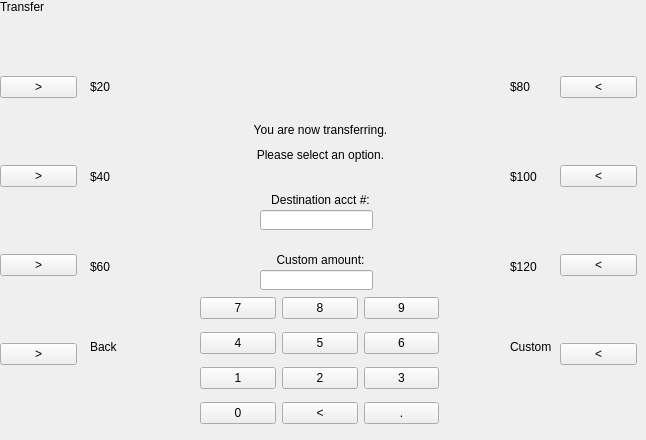
    <widget class="QWidget" name="transfer">
     <widget class="QWidget" name="verticalLayoutWidget_7">
      <property name="geometry">
       <rect>
        <x>560</x>
        <y>15</y>
        <width>77</width>
        <height>411</height>
       </rect>
      </property>
      <layout class="QVBoxLayout" name="verticalLayout_11">
       <item>
        <widget class="QPushButton" name="pushButton_R1_t">
         <property name="text">
          <string>&lt;</string>
         </property>
        </widget>
       </item>
       <item>
        <widget class="QPushButton" name="pushButton_R2_t">
         <property name="text">
          <string>&lt;</string>
         </property>
        </widget>
       </item>
       <item>
        <widget class="QPushButton" name="pushButton_R3_t">
         <property name="text">
          <string>&lt;</string>
         </property>
        </widget>
       </item>
       <item>
        <widget class="QPushButton" name="pushButton_R4_t">
         <property name="text">
          <string>&lt;</string>
         </property>
        </widget>
       </item>
      </layout>
     </widget>
     <widget class="QWidget" name="verticalLayoutWidget_8">
      <property name="geometry">
       <rect>
        <x>0</x>
        <y>15</y>
        <width>77</width>
        <height>411</height>
       </rect>
      </property>
      <layout class="QVBoxLayout" name="verticalLayout_12">
       <item>
        <widget class="QPushButton" name="pushButton_L1_t">
         <property name="text">
          <string>&gt;</string>
         </property>
        </widget>
       </item>
       <item>
        <widget class="QPushButton" name="pushButton_L2_t">
         <property name="text">
          <string>&gt;</string>
         </property>
        </widget>
       </item>
       <item>
        <widget class="QPushButton" name="pushButton_L3_t">
         <property name="text">
          <string>&gt;</string>
         </property>
        </widget>
       </item>
       <item>
        <widget class="QPushButton" name="pushButton_L4_t">
         <property name="text">
          <string>&gt;</string>
         </property>
        </widget>
       </item>
      </layout>
     </widget>
     <widget class="QLabel" name="label_L4_t">
      <property name="geometry">
       <rect>
        <x>90</x>
        <y>340</y>
        <width>46</width>
        <height>13</height>
       </rect>
      </property>
      <property name="text">
       <string>Back</string>
      </property>
     </widget>
     <widget class="QLabel" name="label_R3_t">
      <property name="geometry">
       <rect>
        <x>510</x>
        <y>260</y>
        <width>46</width>
        <height>13</height>
       </rect>
      </property>
      <property name="text">
       <string>$120</string>
      </property>
     </widget>
     <widget class="QLabel" name="pageLabel_t">
      <property name="geometry">
       <rect>
        <x>0</x>
        <y>0</y>
        <width>46</width>
        <height>13</height>
       </rect>
      </property>
      <property name="text">
       <string>Transfer</string>
      </property>
     </widget>
     <widget class="QLabel" name="label_bottom_t">
      <property name="geometry">
       <rect>
        <x>90</x>
        <y>145</y>
        <width>461</width>
        <height>20</height>
       </rect>
      </property>
      <property name="text">
       <string>Please select an option.</string>
      </property>
      <property name="alignment">
       <set>Qt::AlignCenter</set>
      </property>
     </widget>
     <widget class="QLabel" name="label_L2_t">
      <property name="geometry">
       <rect>
        <x>90</x>
        <y>170</y>
        <width>46</width>
        <height>13</height>
       </rect>
      </property>
      <property name="text">
       <string>$40</string>
      </property>
     </widget>
     <widget class="QLabel" name="label_top_t">
      <property name="geometry">
       <rect>
        <x>90</x>
        <y>120</y>
        <width>461</width>
        <height>20</height>
       </rect>
      </property>
      <property name="text">
       <string>You are now transferring.</string>
      </property>
      <property name="alignment">
       <set>Qt::AlignCenter</set>
      </property>
     </widget>
     <widget class="QLabel" name="label_R4_t">
      <property name="geometry">
       <rect>
        <x>510</x>
        <y>340</y>
        <width>46</width>
        <height>13</height>
       </rect>
      </property>
      <property name="text">
       <string>Custom</string>
      </property>
     </widget>
     <widget class="QLabel" name="label_R2_t">
      <property name="geometry">
       <rect>
        <x>510</x>
        <y>170</y>
        <width>46</width>
        <height>13</height>
       </rect>
      </property>
      <property name="text">
       <string>$100</string>
      </property>
     </widget>
     <widget class="QLabel" name="label_L3_t">
      <property name="geometry">
       <rect>
        <x>90</x>
        <y>260</y>
        <width>46</width>
        <height>13</height>
       </rect>
      </property>
      <property name="text">
       <string>$60</string>
      </property>
     </widget>
     <widget class="QLabel" name="label_L1_t">
      <property name="geometry">
       <rect>
        <x>90</x>
        <y>80</y>
        <width>46</width>
        <height>13</height>
       </rect>
      </property>
      <property name="text">
       <string>$20</string>
      </property>
     </widget>
     <widget class="QLabel" name="label_R1_t">
      <property name="geometry">
       <rect>
        <x>510</x>
        <y>80</y>
        <width>46</width>
        <height>13</height>
       </rect>
      </property>
      <property name="text">
       <string>$80</string>
      </property>
     </widget>
     <widget class="QLabel" name="inputNotice_t">
      <property name="geometry">
       <rect>
        <x>90</x>
        <y>250</y>
        <width>461</width>
        <height>20</height>
       </rect>
      </property>
      <property name="text">
       <string>Custom amount:</string>
      </property>
      <property name="alignment">
       <set>Qt::AlignCenter</set>
      </property>
     </widget>
     <widget class="QLineEdit" name="inputLine_t">
      <property name="geometry">
       <rect>
        <x>260</x>
        <y>270</y>
        <width>113</width>
        <height>20</height>
       </rect>
      </property>
      <property name="text">
       <string/>
      </property>
      <property name="readOnly">
       <bool>true</bool>
      </property>
     </widget>
     <widget class="QWidget" name="gridLayoutWidget_4">
      <property name="geometry">
       <rect>
        <x>200</x>
        <y>290</y>
        <width>239</width>
        <height>141</height>
       </rect>
      </property>
      <layout class="QGridLayout" name="keypadLayout_t">
       <item row="1" column="2">
        <widget class="QPushButton" name="pushButton_six_t">
         <property name="text">
          <string>6</string>
         </property>
        </widget>
       </item>
       <item row="1" column="1">
        <widget class="QPushButton" name="pushButton_five_t">
         <property name="text">
          <string>5</string>
         </property>
        </widget>
       </item>
       <item row="2" column="1">
        <widget class="QPushButton" name="pushButton_two_t">
         <property name="text">
          <string>2</string>
         </property>
        </widget>
       </item>
       <item row="1" column="0">
        <widget class="QPushButton" name="pushButton_four_t">
         <property name="text">
          <string>4</string>
         </property>
        </widget>
       </item>
       <item row="0" column="2">
        <widget class="QPushButton" name="pushButton_nine_t">
         <property name="text">
          <string>9</string>
         </property>
        </widget>
       </item>
       <item row="0" column="0">
        <widget class="QPushButton" name="pushButton_seven_t">
         <property name="text">
          <string>7</string>
         </property>
        </widget>
       </item>
       <item row="0" column="1">
        <widget class="QPushButton" name="pushButton_eight_t">
         <property name="text">
          <string>8</string>
         </property>
        </widget>
       </item>
       <item row="2" column="0">
        <widget class="QPushButton" name="pushButton_one_t">
         <property name="text">
          <string>1</string>
         </property>
        </widget>
       </item>
       <item row="2" column="2">
        <widget class="QPushButton" name="pushButton_three_t">
         <property name="text">
          <string>3</string>
         </property>
        </widget>
       </item>
       <item row="3" column="0">
        <widget class="QPushButton" name="pushButton_zero_t">
         <property name="text">
          <string>0</string>
         </property>
        </widget>
       </item>
       <item row="3" column="2">
        <widget class="QPushButton" name="pushButton_point_t">
         <property name="text">
          <string>.</string>
         </property>
        </widget>
       </item>
       <item row="3" column="1">
        <widget class="QPushButton" name="pushButton_backspace_t">
         <property name="text">
          <string>&lt;</string>
         </property>
        </widget>
       </item>
      </layout>
     </widget>
     <widget class="QLineEdit" name="acctnumLine_t">
      <property name="geometry">
       <rect>
        <x>260</x>
        <y>210</y>
        <width>113</width>
        <height>20</height>
       </rect>
      </property>
      <property name="inputMask">
       <string>9999</string>
      </property>
      <property name="text">
       <string/>
      </property>
      <property name="readOnly">
       <bool>false</bool>
      </property>
     </widget>
     <widget class="QLabel" name="acctnumNotice_t">
      <property name="geometry">
       <rect>
        <x>90</x>
        <y>190</y>
        <width>461</width>
        <height>20</height>
       </rect>
      </property>
      <property name="text">
       <string>Destination acct #:</string>
      </property>
      <property name="alignment">
       <set>Qt::AlignCenter</set>
      </property>
     </widget>
     <widget class="QLabel" name="errorLabel_t">
      <property name="geometry">
       <rect>
        <x>80</x>
        <y>230</y>
        <width>481</width>
        <height>21</height>
       </rect>
      </property>
      <property name="layoutDirection">
       <enum>Qt::LeftToRight</enum>
      </property>
      <property name="text">
       <string/>
      </property>
      <property name="alignment">
       <set>Qt::AlignCenter</set>
      </property>
     </widget>
    </widget>
